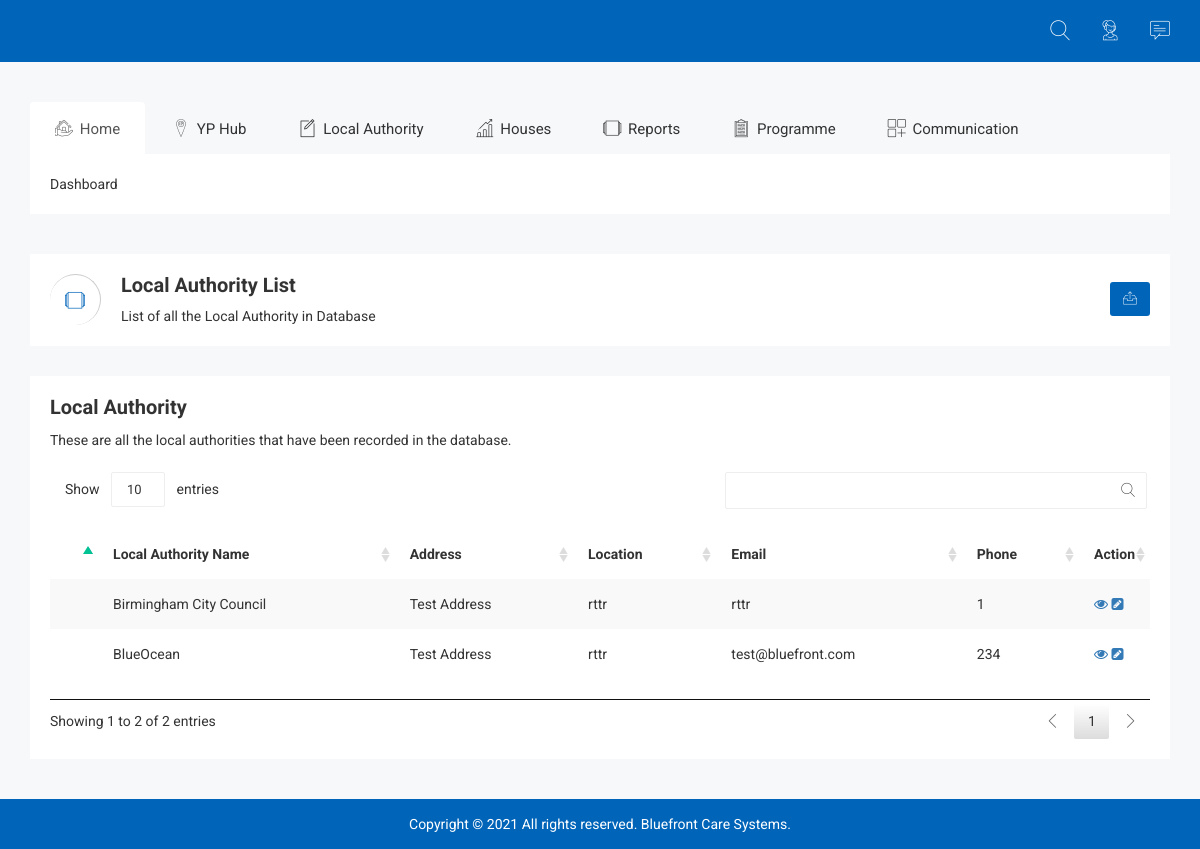
/authority/list/ (signed in), run on the app's committed database.
### admission/models.py (models this page shows, shortened)
class Local_Authority(models.Model):
    authority_name = models.CharField(max_length=100)
    postcode = models.CharField(max_length=100)
    authority_address = models.CharField(max_length=100)
    authority_address_2 = models.CharField(max_length=100)
    authority_location = models.CharField(max_length=100)
    authority_postcode = models.CharField(max_length=100)
    authority_email = models.CharField(max_length=100)
    authority_phone = models.IntegerField(default=0)
    authority_emergency_number = models.IntegerField(default=0)
    date_added = models.DateTimeField(default=timezone.now)
    class Meta:
        verbose_name_plural = "Local Authority Information"

### admission/views.py (the view)
# urls.py: path('authority/list/', AuthorityListView.as_view(), name='authority-list'),
class AuthorityListView (LoginRequiredMixin, ListView):
    model = Local_Authority
    context_object_name = 'local_authority_list'
    template_name = 'admission/local_authority_list.html'

### admission/templates/admission/local_authority_list.html (shortened to what this page needs)
{% extends "notes/base.html" %}
{% block content %}
    {% if user.is_authenticated %}
	<div class="breadcomb-area">
		<div class="container">
			<div class="row">
				<div class="col-lg-12 col-md-12 col-sm-12 col-xs-12">
					<div class="breadcomb-list">
						<div class="row">
							<div class="col-lg-6 col-md-6 col-sm-6 col-xs-12">
								<div class="breadcomb-wp">
									<div class="breadcomb-icon">
										<i class="notika-icon notika-windows"></i>
									</div>
									<div class="breadcomb-ctn">
										<h2>Local Authority List</h2>
										<p>List of all the Local Authority <span class="bread-ntd">in Database</span></p>
									</div>
								</div>
							</div>
							<div class="col-lg-6 col-md-6 col-sm-6 col-xs-3">
								<div class="breadcomb-report">
									<button data-toggle="tooltip" data-placement="left" title="Download Report" class="btn"><i class="notika-icon notika-sent"></i></button>
								</div>
							</div>
						</div>
					</div>
				</div>
			</div>
		</div>
	</div>
    <div class="data-table-area">
        <div class="container">
            <div class="row">
                <div class="col-lg-12 col-md-12 col-sm-12 col-xs-12">
                    <div class="data-table-list">
                        <div class="basic-tb-hd">
                            <h2>Local Authority</h2>
                            <p>These are all the local authorities that have been recorded in the database.</p>
                        </div>
                        <div class="table-responsive">
                            <table id="data-table-basic" class="table table-striped">
                                <thead>
                                            <tr>
                                                <th data-field="state" data-checkbox="true"></th>
                                        <th>Local Authority Name</th>
                                        <th>Address</th>
                                        <th>Location</th>
                                        <th>Email</th>
                                        <th>Phone</th>
                                        <th>Action</th>
                                            </tr>
                                        </thead>
 <tbody>
    {% for local_authority in local_authority_list %}
           <tr>
      <td></td>
       <td>{{local_authority.authority_name}}</td>
      <td>{{ local_authority.authority_address}}</td>
      <td>{{ local_authority.authority_location}}</td>
      <td>{{ local_authority.authority_email}}</td>
      <td>{{ local_authority.authority_phone}}</td>
       <td style="width:5%"><a href="{% url 'authority-detail' local_authority.id %}" class="fa fa-eye"></a>
           <a href="{% url 'authority-update' local_authority.id %}" class="fa fa-pencil-square"></a></td>
    </tr>
    {% endfor %}
  </tbody>
                                    </table>
                                                       </div>
                                            </div>
                                        </div>
                                    </div>
                                </div>
                        </div>
    {% endif %}
{% endblock content %}

### notes/static/css/main.css (style rules this page uses)
html { color: #222; font-size: 1em; line-height: 1.4; }

### data on the page
Local_Authority: authority_name "Birmingham City Council", authority_address "Test Address", authority_location "rttr", authority_email "rttr", authority_phone "1"
Local_Authority: authority_name "BlueOcean", authority_address "Test Address", authority_location "rttr", authority_email "test@bluefront.com", authority_phone "234"
